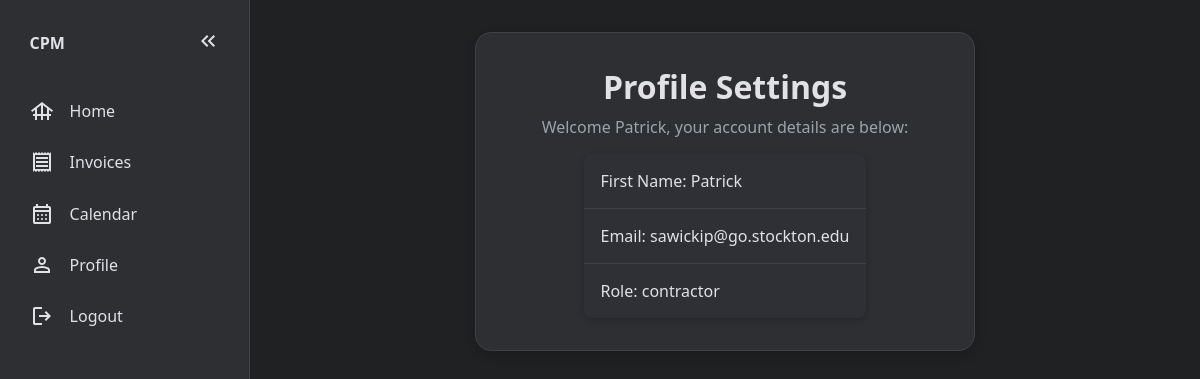
Screenshot of /profile (signed in) with the database file from the repository.
### website/models.py (models this page shows)
class User(db.Model, UserMixin): # Define schema, the columns
    id = db.Column(db.Integer, primary_key=True)
    email = db.Column(db.String(150), unique=True) # No user can have the same email as another
    password = db.Column(db.String(150))
    first_name = db.Column(db.String(150))
    role = db.Column(db.String(150))
    projects = db.relationship('Project') # Tells Flask and sqlAlchemy to do their magic, and when creating a project,
    messages_sent = db.relationship('Message', foreign_keys='Message.sender_id', backref='sender', lazy=True)
    messages_received = db.relationship('Message', foreign_keys='Message.receiver_id', backref='receiver', lazy=True)

### website/views.py (the view)
@views.route('/profile')
@login_required
def profile():
    subcontractor = Subcontractor.query.filter_by(email=current_user.email).first()
    return render_template("profile.html", user=current_user, subcontractor=subcontractor)

### website/context_processors.py (called while the page is built)
def unread_message_count():
    if current_user.is_authenticated:
        return Message.query.filter_by(receiver_id=current_user.id, is_read=False).count()
    return 0

### website/templates/profile.html (shortened to what this page needs)
{% extends 'base.html' %}
{% block content %}
<section class="main-content-section" id="profile-section">
  <h2>Profile Settings</h2>
  <p>Welcome {{user.first_name}}, your account details are below:</p>
  <ul>
    <li>First Name: {{user.first_name}}</li>
    <li>Email: {{user.email}}</li>
    <li>Role: {{user.role}}</li>
  </ul>
</section>
{% endblock %}

### website/static/css/style.css (style rules this page uses)
:root { --bg: #202123; --panel: #2d2f33; --card: #2e3035; --text: #e1e1e6; --icon: #e1e1e6; --text-muted: #9ca3af; --border: #3f4147; --hover-bg: #3a3b40; --accent: #3498db; --accent-hover: #2980b9; --error: #ff6b6b; --success: #32d296; --shadow: rgba(0, 0, 0, 0.2); }
*, *::before, *::after { margin: 0; padding: 0; box-sizing: border-box; }
html { font-family: "Segoe UI", Tahoma, Geneva, Verdana, sans-serif; font-size: 16px; }
body { display: grid; grid-template-columns: auto 1fr; grid-template-areas: "sidebar main"; background-color: var(--bg); color: var(--text); height: 100vh; font-size: clamp(0.875rem, 1.5vw, 1rem); overscroll-behavior: none; }
.main-content-section { width: 100%; background: var(--card); border-radius: 0.75rem; padding: 2rem; box-shadow: 0 4px 12px var(--shadow); }
.main-content-section, .sub-sections { display: flex; justify-content: center; align-items: center; flex-direction: column; }
#profile-section { max-width: 500px; margin: 0 auto; background: var(--panel); border: 1px solid var(--border); border-radius: 1rem; padding: 2rem; text-align: center; box-shadow: 0 4px 12px var(--shadow); }
#profile-section h2 { font-size: 2rem; color: var(--text); margin-bottom: 0.5rem; }
#profile-section p { color: var(--text-muted); margin-bottom: 1rem; }
#profile-section ul { list-style: none; padding: 0; margin: 0; background: var(--card); border-radius: 0.5rem; box-shadow: 0 2px 6px var(--shadow); }
#profile-section li { padding: 1rem; border-bottom: 1px solid var(--border); text-align: left; }
#profile-section li:last-child { border-bottom: none; }

### rows the page displays
User: first_name "Patrick", email "sawickip@go.stockton.edu", role "contractor"
